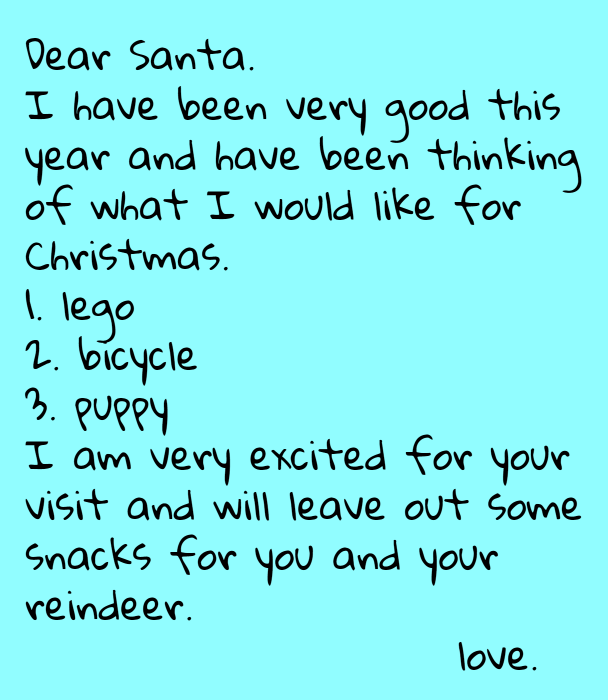
#> input picture img/letter-to-santa-claus.png, 1215 x 1400 px (shown at 1/2 size)
$ jupyter execute --allow-errors Segmentation.ipynb
#> lines starting #> are read from the running program, lines starting #| are printed output that depends on the picture; after the words box and inside, x2 and y2 are one past the last pixel; in counts of white or black regions, pixels touching at a corner belong together
[cell 1]
import cv2
import numpy as np
import matplotlib.pyplot as plt

[cell 2]
img = cv2.imread("img/letter-to-santa-claus.png", cv2.IMREAD_GRAYSCALE)
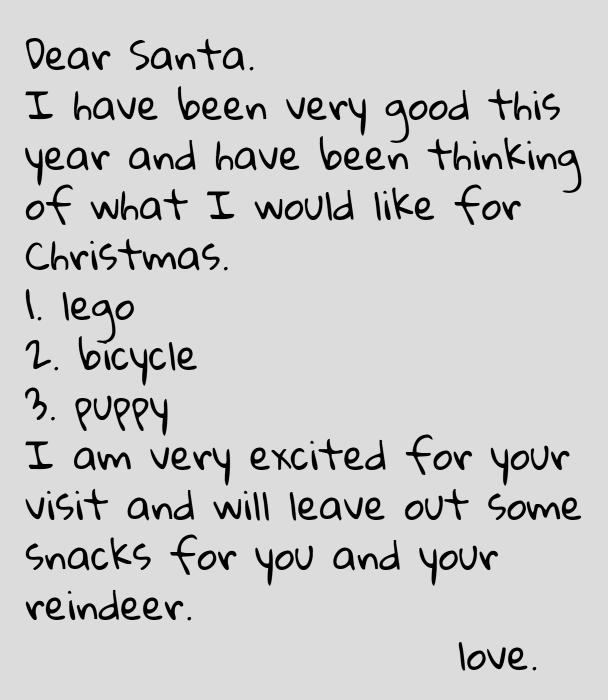
#> img: shape (1400, 1215) (shown at 1/2 size); min 0, max 220, mean 204.1

#binary image
bin = np.copy(img)
treshold = 32
bin[bin<=treshold] = 0
#> bin: shape (1400, 1215); 0.3% of pixels changed, all inside (x1, y1, x2, y2) = (51, 76, 1162, 1341)
bin[bin>treshold] = 255
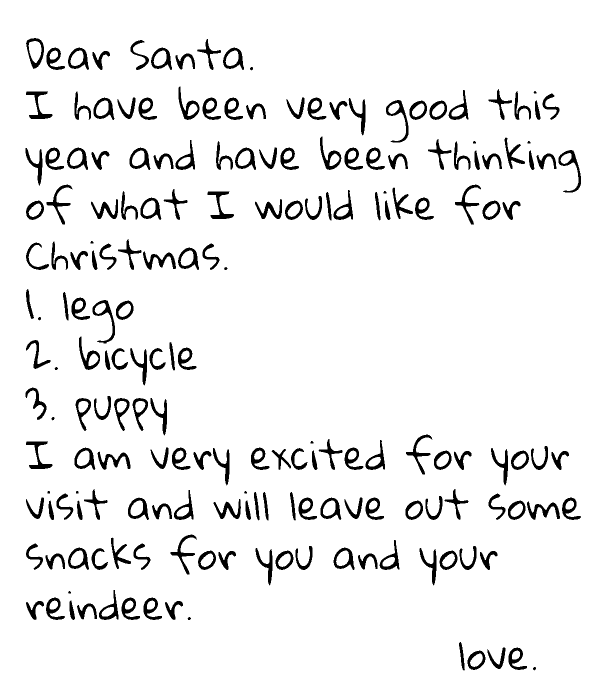
#> bin: shape (1400, 1215) (shown at 1/2 size); 93.8% white; 193 black regions, largest, box (x1, y1, x2, y2) and area: (185, 600, 230, 687) 925, (772, 200, 817, 285) 912, (1117, 300, 1162, 385) 912

#make horizontal hist
horizontal_hist = np.sum(bin,axis=1,keepdims=True)/255
#> horizontal_hist = 1400 values, max 1215 at index 0, min 810 at index 234, mean 1139.3

fig, (ax1,ax2) = plt.subplots(1,2)

ax1.imshow(bin,"gray")
ax2.plot(horizontal_hist,range(np.shape(horizontal_hist)[0]))
ax2.invert_yaxis()
plt.show()
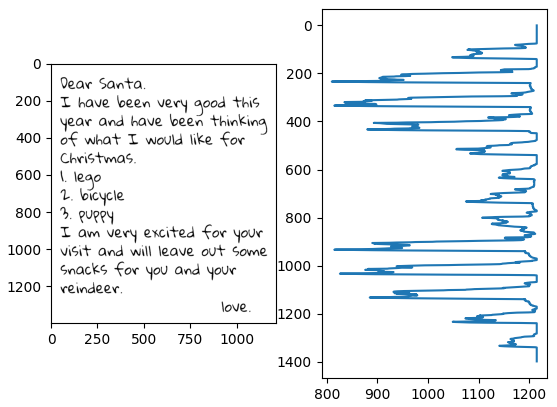
#> figure drawn by matplotlib, 2 panels

[cell 3]
# a more visual example of horizonatal hist
img = cv2.imread("img/letter-to-santa-claus.png", cv2.IMREAD_GRAYSCALE)

#binary image
bin = np.copy(img)
treshold = 32
bin[bin<=treshold] = 0
bin[bin>treshold] = 255

#make horizontal hist
horizontal_hist = np.sum(bin,axis=1,keepdims=True)/255

fig, ax1 = plt.subplots()

ax1.imshow(bin,"gray")
ax1.plot(horizontal_hist,range(np.shape(horizontal_hist)[0]))
plt.show()
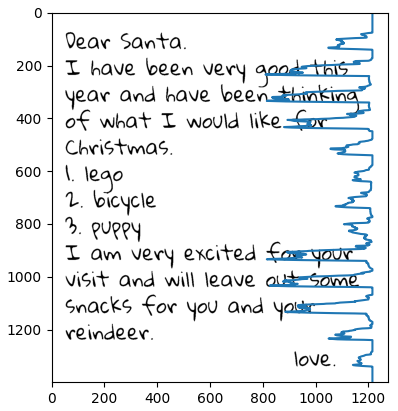
#> figure drawn by matplotlib, 1 panel
# as we can see the hisher value we have the lesser positive pixeal we have

[cell 4]
#we can use max to find the most background pixels
# since max is the best value it will work well without noise
#since we usually have some noise we need to expand the treshold according
m = 0
for i in range(np.shape(bin)[0]):
    if horizontal_hist[i][0]>m:
        m = horizontal_hist[i][0]
#> this loop made 1400 passes
#> m on pass 1: 1215
#> after the loop, m = 1215
print(m)
#| 1215.0

[cell 5]
line_segments = list()
start = False
i1, i2 = 0, 0
for i in range(np.shape(bin)[0]):
    if horizontal_hist[i][0] < m-15:
            if start == False:
                i1, start = i , True
    else:
        if start:
            i2, start = i,  False
            line_segments.append([i1,i2])
#> after the loop, i1 = 1296; i2 = 1340; line_segments = [[77, 140], [182, 240], [276, 340], [370, 441], [485, 540], [596, 640], [680, 740], [778, 782], [796, 861], [871, 876], [882, 954], [982, 1040], [1071, 1079], [1080, 1084], [1087, 1154], [1195, 1240], [1296, 1340]]; start = False


#clean up
for line in line_segments:
    if line[1]-line[0]<10:
        line_segments.remove(line)
#> this loop made 14 passes
#> after the loop, line_segments = [[77, 140], [182, 240], [276, 340], [370, 441], [485, 540], [596, 640], [680, 740], [796, 861], [882, 954], [982, 1040], [1080, 1084], [1087, 1154], [1195, 1240], [1296, 1340]]

print(line_segments)
#| [[77, 140], [182, 240], [276, 340], [370, 441], [485, 540], [596, 640], [680, 740], [796, 861], [882, 954], [982, 1040], [1080, 1084], [1087, 1154], [1195, 1240], [1296, 1340]]

[cell 6]
cut_parts = list()
r, c = np.shape(line_segments)
#> r = 14; c = 2
for i in range(r):
    cut_parts.append(bin[line_segments[i][0]:line_segments[i][1]:])
#> after the loop, cut_parts = 14 items

[cell 7]
fig, axes = plt.subplots(nrows = r)
for i in range(r):
    axes[i].imshow(cut_parts[i], "gray")
plt.savefig("lines.png")
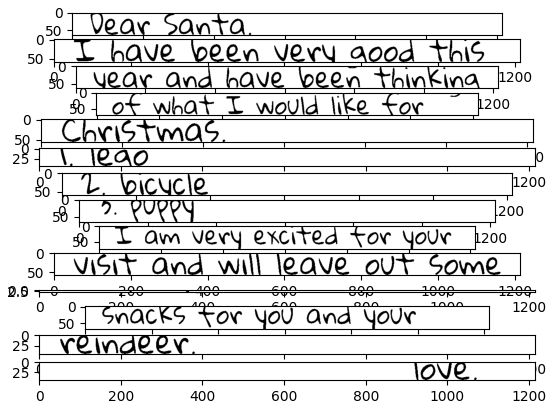
#> figure drawn by matplotlib, 14 panels

[cell 8]
#we will continue with splitting only the first line
line = cut_parts[0]
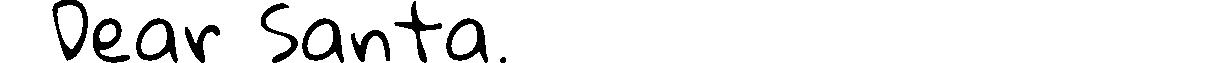
#> line: shape (63, 1215); 92.4% white; 10 black regions, largest, box (x1, y1, x2, y2) and area: (302, 18, 344, 63) 736, (446, 18, 488, 63) 736, (52, 0, 88, 61) 734
plt.imshow(line, "gray")

[cell 9]
vertical_hist = np.sum(line,axis=0,keepdims=True)/255
v = list()
for i in range(np.shape(line)[1]):
    v.append(vertical_hist[0][i])
#> after the loop, v = 1215 values, max 63 at index 0, min 25 at index 419, mean 58.23

plt.subplot(211)
plt.plot(v)
plt.subplot(212)
plt.imshow(line, "gray")
# plt.savefig("split_word_sym.png")
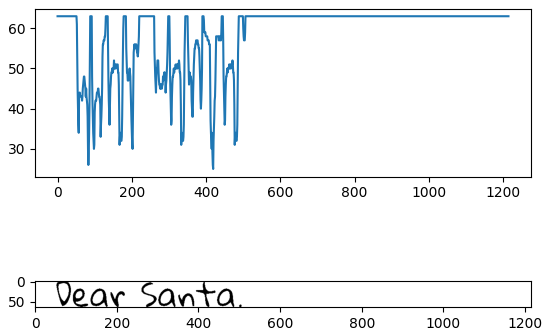
#> figure drawn by matplotlib, 2 panels; panel 1: curve peaks at x = 0, y = 63

[cell 10]
word_segments = list()
start = False
i1, i2 = 0, 0
for i in range(np.shape(line)[1]):
    if vertical_hist[0][i] > 60:
            if start == False:
                i1, start = i , True
            elif start and i == np.shape(line)[1]-1:
                i2, start = i,  False
                word_segments.append([i1,i2])

    else:
        if start:
            i2, start = i,  False
            word_segments.append([i1,i2])
#> after the loop, i1 = 506; i2 = 1214; start = False; word_segments = [[0, 53], [88, 93], [130, 136], [178, 185], [220, 261], [298, 302], [344, 351], [390, 395], [442, 446], [488, 500], [506, 1214]]

print(word_segments)
#| [[0, 53], [88, 93], [130, 136], [178, 185], [220, 261], [298, 302], [344, 351], [390, 395], [442, 446], [488, 500], [506, 1214]]

#clear
remove_indexs=list()
for i in range(np.shape(word_segments)[0]):
    if word_segments[i][1]-word_segments[i][0]<40:
        remove_indexs.append(i)
#> after the loop, remove_indexs = [1, 2, 3, 5, 6, 7, 8, 9]
remove_indexs = remove_indexs[::-1]
#> remove_indexs = [9, 8, 7, 6, 5, 3, 2, 1]

for i in remove_indexs:
    word_segments.remove(word_segments[i])
#> this loop made 8 passes
#> i on passes 1, 2, 3, 4, 6, 7, 8: 9, 8, 7, 6, 3, 2, 1
#> after the loop, word_segments = [[0, 53], [220, 261], [506, 1214]]
print(word_segments)
#| [[0, 53], [220, 261], [506, 1214]]

word_segments_cut = list()

for i in range(len(word_segments)-1):
    word_segments_cut.append([word_segments[i][1],word_segments[i+1][0]])
#> this loop made 2 passes
#> after the loop, word_segments_cut = [[53, 220], [261, 506]]

print(word_segments_cut)
#| [[53, 220], [261, 506]]

cut_parts = list()
r,c = np.shape(line)
#> r = 63; c = 1215
# print(r,c)

for k in range(np.shape(word_segments_cut)[0]):
    l1 = list()
    for i in range(r):
        l2=list()
        for j in range(c):
            if j >= word_segments_cut[k][0] and j<= word_segments_cut[k][1]:
                l2.append(line[i][j])
        l1.append(l2)
    cut_parts.append(l1)
#> after the loop, cut_parts = 2 items

#> (the rest of this cell did not finish here and is left out)

[cell 11]
word = cut_parts[0]
#> word = 63 items
plt.imshow(word,"gray")
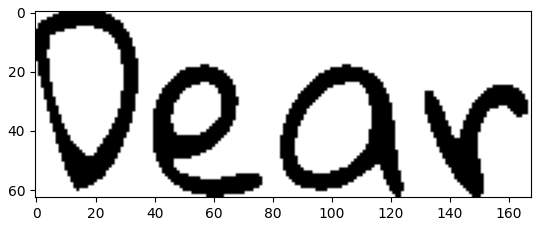
#> figure drawn by matplotlib, 1 panel

[cell 12]
vertical_hist = np.sum(word,axis=0,keepdims=True)/255

v = list()
for i in range(np.shape(word)[1]):
    v.append(vertical_hist[0][i])
#> after the loop, v = 168 values, max 63 at index 35, min 26 at index 30, mean 47.28

plt.subplot(211)
plt.plot(v)
plt.subplot(212)
plt.imshow(word, "gray")
plt.savefig("split_word_sym.png")
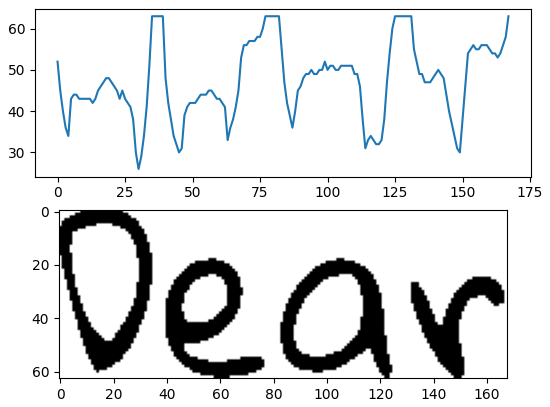
#> figure drawn by matplotlib, 2 panels; panel 1: curve peaks at x = 35, y = 63

[cell 13]
print(max(v))
#| 63.0

char_segments = list()
start = False
i1, i2 = 0, 0
for i in range(np.shape(word)[1]):
    if vertical_hist[0][i] < max(v):
            if start == False:
                i1, start = i , True
    else:
        if start:
            i2, start = i,  False
            char_segments.append([i1,i2])
#> after the loop, char_segments = [[0, 35], [40, 77], [83, 125], [132, 167]]; i1 = 132; i2 = 167; start = False

print(char_segments)
#| [[0, 35], [40, 77], [83, 125], [132, 167]]

cut_parts = list()
r,c = np.shape(word)
#> c = 168

for k in range(np.shape(char_segments)[0]):
    l1 = list()
    for i in range(r):
        l2=list()
        for j in range(c):
            if j >= char_segments[k][0] and j<= char_segments[k][1]:
                l2.append(word[i][j])
        l1.append(l2)
    cut_parts.append(l1)
#> after the loop, cut_parts = 4 items

fig, axes = plt.subplots(nrows = len(cut_parts))
for i in range(len(cut_parts)):
    axes[i].imshow(cut_parts[i], "gray")
#> this loop made 4 passes
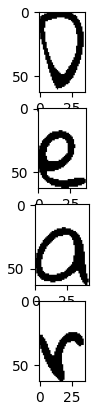
#> figure drawn by matplotlib, 4 panels
